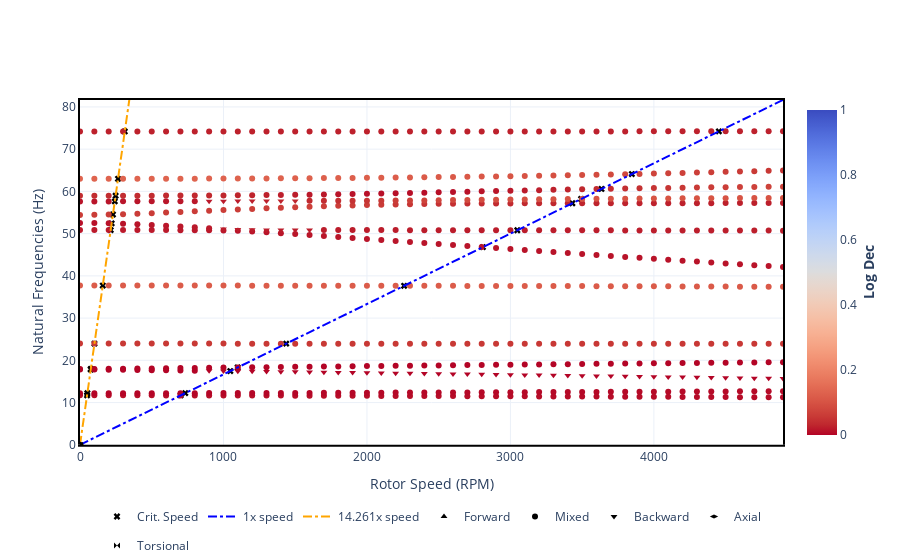

Source (notebook cell):
### Markdown cell above
#### 2.2.2 Campbell diagram

To obtain the Campbell diagram we can proceed in the same way as seen for a single rotor. Remember that the reference speeds / frequencies are in relation to the driving rotor.

In the Campbell diagram below, the dashed lines show the shaft rotation speeds corresponding to the generator (blue, node 1) and turbine (yellow, node 7).

### Code cell
frequency_range = Q_(np.arange(0, 5000, 100), "RPM")

campbell = multirotor.run_campbell(frequency_range, frequencies=13)
campbell.plot(frequency_units="Hz", harmonics=[1, round(gear_ratio, 3)]).show()
